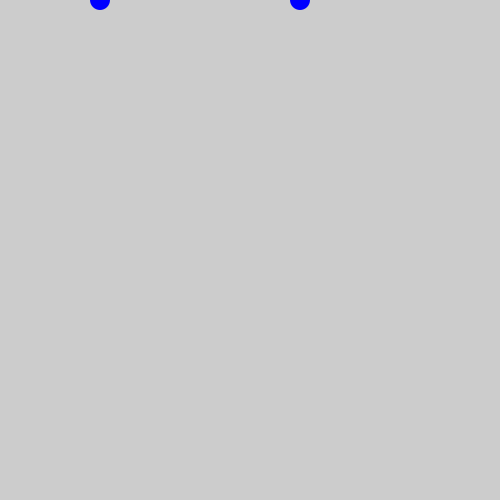
Frame 1 (no input)
Frame 60 (the mouse pressed at the canvas centre just before this capture): identical to frame 1, image omitted
Frame 120 (the mouse held since frame 60 and released just before this capture): identical to frame 1, image omitted

The Processing sketch that drew this single still picture (run headless with seeded random() and noise(); from frame 60 on, the mouse is pressed at the canvas centre):

// Processing sketch: sketch_220630a
// ── sketch_220630a.pde
float y = 0;
float y2 = 0;

void setup() {
  size(500, 500);
  teardrop(100, y);
  teardrop(300, y2);
  y++;
  y2++;
  if (y > height) {
    y = 0;
  }
  
  if(y2 > height) {
    y2 = 0;
  }
}

void teardrop(float x, float y) {
  noStroke();
  fill(0, 0, 255);
  arc(x, y, 20, 20,
    radians(0), radians(180), OPEN);
  triangle(x-10, y, x, y-20, x+10, y);
}

/*(float x1, float y1, float x2, float y2, float x3, float y3, float xc,
 float yc, float diam) {
 triangle(x1, y1, x2, y2, x3, y2);
 circle(xc, yc, diam);*/



void draw() {
}

void mousePressed() {
  println(mouseX, mouseY);
}
